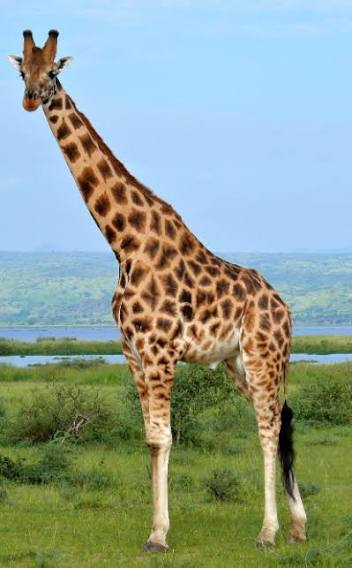
#> input picture Histogram/image.jpg, 352 x 568 px
$ python Equalization_Histogram.py
#> lines starting #> are read from the running program, lines starting #| are printed output that depends on the picture
import cv2
import matplotlib.pyplot as plt
import numpy as np

image = cv2.imread("image.jpg")
#> image is the input picture: shape (568, 352, 3); mean B, G, R 147.4, 160.6, 143.5
image_rgb = cv2.cvtColor(image, cv2.COLOR_BGR2RGB)
image_grayscale = cv2.cvtColor(image, cv2.COLOR_RGB2GRAY)
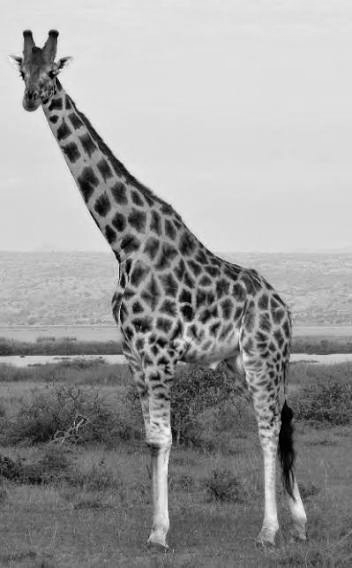
#> image_grayscale: shape (568, 352); min 0, max 249, mean 154.7


hist, bins = np.histogram(image_grayscale.flatten(), 256, [0,256])
#> hist = 256 values, max 13538 at index 224, min 0 at index 244, mean 781; bins = 257 values from 0 to 256

equalization_image = cv2.equalizeHist(image_grayscale)
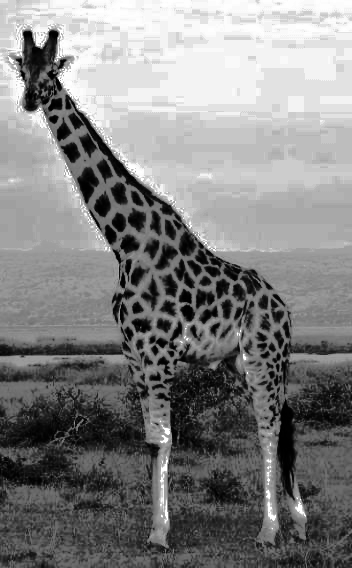
#> equalization_image: shape (568, 352); min 0, max 255, mean 129.7

equalization_hist , bins = np.histogram(equalization_image.flatten(), 256, [0, 256])
#> equalization_hist = 256 values, max 13538 at index 243, min 0 at index 32, mean 781

plt.figure(figsize=(12,10))

plt.subplot(2,2,1)
plt.imshow(image_grayscale, cmap='grey')
plt.title("Orignal Image")

plt.subplot(2,2,2)
plt.plot(hist, color='blue')
plt.title("Orignal Histogram Image")

plt.subplot(2,2,3)
plt.imshow(equalization_image, cmap='grey')
plt.title("Equlization Image")

plt.subplot(2,2,4)
plt.plot(equalization_hist, color='green')
plt.title("Equalization Histogram")

plt.tight_layout()
plt.show()
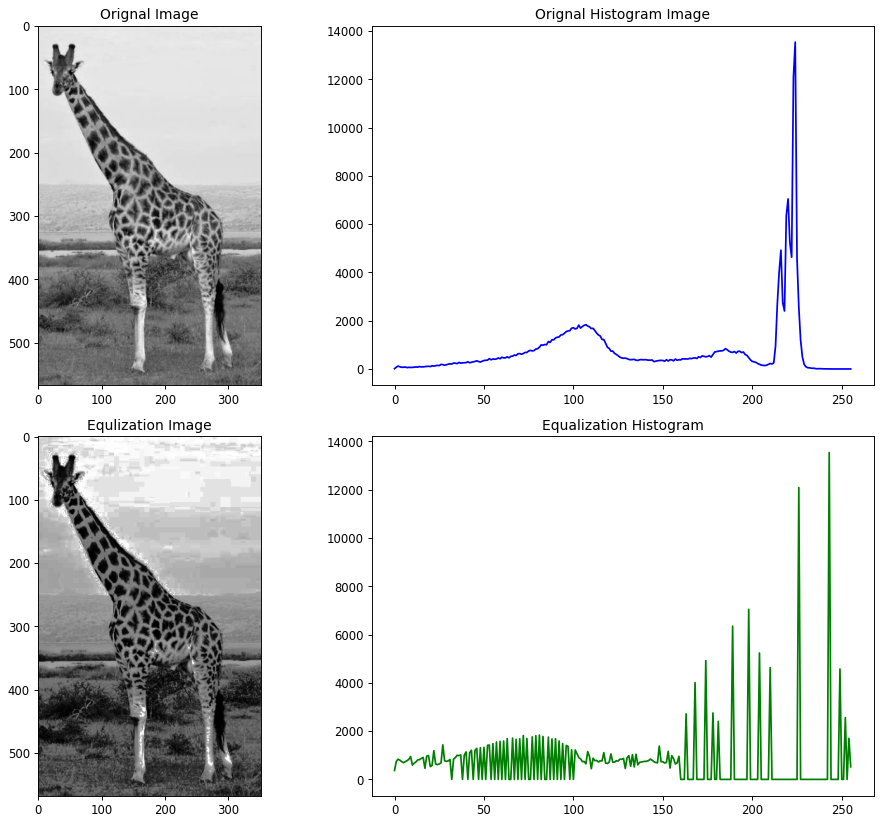
#> figure drawn by matplotlib, 4 panels; panel 2: curve peaks at x = 224, y = 13538; panel 4: curve peaks at x = 243, y = 13538
